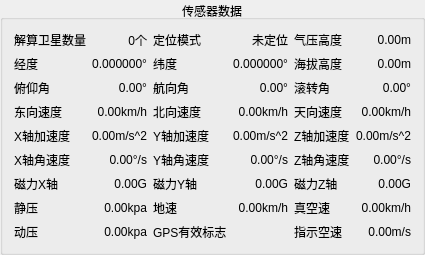
          <widget class="QGroupBox" name="groupBox_5">
           <property name="title">
            <string>传感器数据</string>
           </property>
           <property name="alignment">
            <set>Qt::AlignCenter</set>
           </property>
           <property name="flat">
            <bool>true</bool>
           </property>
           <layout class="QGridLayout" name="gridLayout_4">
            <item row="0" column="0">
             <widget class="QLabel" name="label_55">
              <property name="text">
               <string>解算卫星数量</string>
              </property>
             </widget>
            </item>
            <item row="0" column="1">
             <widget class="QLabel" name="label_56">
              <property name="text">
               <string>0个</string>
              </property>
              <property name="alignment">
               <set>Qt::AlignRight|Qt::AlignTrailing|Qt::AlignVCenter</set>
              </property>
             </widget>
            </item>
            <item row="0" column="2">
             <widget class="QLabel" name="label_57">
              <property name="text">
               <string>定位模式</string>
              </property>
             </widget>
            </item>
            <item row="0" column="3">
             <widget class="QLabel" name="label_58">
              <property name="text">
               <string>未定位</string>
              </property>
              <property name="alignment">
               <set>Qt::AlignRight|Qt::AlignTrailing|Qt::AlignVCenter</set>
              </property>
             </widget>
            </item>
            <item row="0" column="4">
             <widget class="QLabel" name="label_59">
              <property name="text">
               <string>气压高度</string>
              </property>
             </widget>
            </item>
            <item row="0" column="5">
             <widget class="QLabel" name="label_60">
              <property name="text">
               <string>0.00m</string>
              </property>
              <property name="alignment">
               <set>Qt::AlignRight|Qt::AlignTrailing|Qt::AlignVCenter</set>
              </property>
             </widget>
            </item>
            <item row="1" column="0">
             <widget class="QLabel" name="label_61">
              <property name="text">
               <string>经度</string>
              </property>
             </widget>
            </item>
            <item row="1" column="1">
             <widget class="QLabel" name="label_62">
              <property name="text">
               <string>0.000000°</string>
              </property>
              <property name="alignment">
               <set>Qt::AlignRight|Qt::AlignTrailing|Qt::AlignVCenter</set>
              </property>
             </widget>
            </item>
            <item row="1" column="2">
             <widget class="QLabel" name="label_63">
              <property name="text">
               <string>纬度</string>
              </property>
             </widget>
            </item>
            <item row="1" column="3">
             <widget class="QLabel" name="label_64">
              <property name="text">
               <string>0.000000°</string>
              </property>
              <property name="alignment">
               <set>Qt::AlignRight|Qt::AlignTrailing|Qt::AlignVCenter</set>
              </property>
             </widget>
            </item>
            <item row="1" column="4">
             <widget class="QLabel" name="label_65">
              <property name="text">
               <string>海拔高度</string>
              </property>
             </widget>
            </item>
            <item row="1" column="5">
             <widget class="QLabel" name="label_66">
              <property name="text">
               <string>0.00m</string>
              </property>
              <property name="alignment">
               <set>Qt::AlignRight|Qt::AlignTrailing|Qt::AlignVCenter</set>
              </property>
             </widget>
            </item>
            <item row="2" column="0">
             <widget class="QLabel" name="label_67">
              <property name="text">
               <string>俯仰角</string>
              </property>
             </widget>
            </item>
            <item row="2" column="1">
             <widget class="QLabel" name="label_68">
              <property name="text">
               <string>0.00°</string>
              </property>
              <property name="alignment">
               <set>Qt::AlignRight|Qt::AlignTrailing|Qt::AlignVCenter</set>
              </property>
             </widget>
            </item>
            <item row="2" column="2">
             <widget class="QLabel" name="label_69">
              <property name="text">
               <string>航向角</string>
              </property>
             </widget>
            </item>
            <item row="2" column="3">
             <widget class="QLabel" name="label_70">
              <property name="text">
               <string>0.00°</string>
              </property>
              <property name="alignment">
               <set>Qt::AlignRight|Qt::AlignTrailing|Qt::AlignVCenter</set>
              </property>
             </widget>
            </item>
            <item row="2" column="4">
             <widget class="QLabel" name="label_71">
              <property name="text">
               <string>滚转角</string>
              </property>
             </widget>
            </item>
            <item row="2" column="5">
             <widget class="QLabel" name="label_72">
              <property name="text">
               <string>0.00°</string>
              </property>
              <property name="alignment">
               <set>Qt::AlignRight|Qt::AlignTrailing|Qt::AlignVCenter</set>
              </property>
             </widget>
            </item>
            <item row="3" column="0">
             <widget class="QLabel" name="label_73">
              <property name="text">
               <string>东向速度</string>
              </property>
             </widget>
            </item>
            <item row="3" column="1">
             <widget class="QLabel" name="label_74">
              <property name="text">
               <string>0.00km/h</string>
              </property>
              <property name="alignment">
               <set>Qt::AlignRight|Qt::AlignTrailing|Qt::AlignVCenter</set>
              </property>
             </widget>
            </item>
            <item row="3" column="2">
             <widget class="QLabel" name="label_75">
              <property name="text">
               <string>北向速度</string>
              </property>
             </widget>
            </item>
            <item row="3" column="3">
             <widget class="QLabel" name="label_76">
              <property name="text">
               <string>0.00km/h</string>
              </property>
              <property name="alignment">
               <set>Qt::AlignRight|Qt::AlignTrailing|Qt::AlignVCenter</set>
              </property>
             </widget>
            </item>
            <item row="3" column="4">
             <widget class="QLabel" name="label_77">
              <property name="text">
               <string>天向速度</string>
              </property>
             </widget>
            </item>
            <item row="3" column="5">
             <widget class="QLabel" name="label_78">
              <property name="text">
               <string>0.00km/h</string>
              </property>
              <property name="alignment">
               <set>Qt::AlignRight|Qt::AlignTrailing|Qt::AlignVCenter</set>
              </property>
             </widget>
            </item>
            <item row="4" column="0">
             <widget class="QLabel" name="label_79">
              <property name="text">
               <string>X轴加速度</string>
              </property>
             </widget>
            </item>
            <item row="4" column="1">
             <widget class="QLabel" name="label_80">
              <property name="text">
               <string>0.00m/s^2</string>
              </property>
              <property name="alignment">
               <set>Qt::AlignRight|Qt::AlignTrailing|Qt::AlignVCenter</set>
              </property>
             </widget>
            </item>
            <item row="4" column="2">
             <widget class="QLabel" name="label_81">
              <property name="text">
               <string>Y轴加速度</string>
              </property>
             </widget>
            </item>
            <item row="4" column="3">
             <widget class="QLabel" name="label_82">
              <property name="text">
               <string>0.00m/s^2</string>
              </property>
              <property name="alignment">
               <set>Qt::AlignRight|Qt::AlignTrailing|Qt::AlignVCenter</set>
              </property>
             </widget>
            </item>
            <item row="4" column="4">
             <widget class="QLabel" name="label_83">
              <property name="text">
               <string>Z轴加速度</string>
              </property>
             </widget>
            </item>
            <item row="4" column="5">
             <widget class="QLabel" name="label_84">
              <property name="text">
               <string>0.00m/s^2</string>
              </property>
              <property name="alignment">
               <set>Qt::AlignRight|Qt::AlignTrailing|Qt::AlignVCenter</set>
              </property>
             </widget>
            </item>
            <item row="5" column="0">
             <widget class="QLabel" name="label_85">
              <property name="text">
               <string>X轴角速度</string>
              </property>
             </widget>
            </item>
            <item row="5" column="1">
             <widget class="QLabel" name="label_86">
              <property name="text">
               <string>0.00°/s</string>
              </property>
              <property name="alignment">
               <set>Qt::AlignRight|Qt::AlignTrailing|Qt::AlignVCenter</set>
              </property>
             </widget>
            </item>
            <item row="5" column="2">
             <widget class="QLabel" name="label_87">
              <property name="text">
               <string>Y轴角速度</string>
              </property>
             </widget>
            </item>
            <item row="5" column="3">
             <widget class="QLabel" name="label_88">
              <property name="text">
               <string>0.00°/s</string>
              </property>
              <property name="alignment">
               <set>Qt::AlignRight|Qt::AlignTrailing|Qt::AlignVCenter</set>
              </property>
             </widget>
            </item>
            <item row="5" column="4">
             <widget class="QLabel" name="label_89">
              <property name="text">
               <string>Z轴角速度</string>
              </property>
             </widget>
            </item>
            <item row="5" column="5">
             <widget class="QLabel" name="label_90">
              <property name="text">
               <string>0.00°/s</string>
              </property>
              <property name="alignment">
               <set>Qt::AlignRight|Qt::AlignTrailing|Qt::AlignVCenter</set>
              </property>
             </widget>
            </item>
            <item row="6" column="0">
             <widget class="QLabel" name="label_91">
              <property name="text">
               <string>磁力X轴</string>
              </property>
             </widget>
            </item>
            <item row="6" column="1">
             <widget class="QLabel" name="label_92">
              <property name="text">
               <string>0.00G</string>
              </property>
              <property name="alignment">
               <set>Qt::AlignRight|Qt::AlignTrailing|Qt::AlignVCenter</set>
              </property>
             </widget>
            </item>
            <item row="6" column="2">
             <widget class="QLabel" name="label_93">
              <property name="text">
               <string>磁力Y轴</string>
              </property>
             </widget>
            </item>
            <item row="6" column="3">
             <widget class="QLabel" name="label_94">
              <property name="text">
               <string>0.00G</string>
              </property>
              <property name="alignment">
               <set>Qt::AlignRight|Qt::AlignTrailing|Qt::AlignVCenter</set>
              </property>
             </widget>
            </item>
            <item row="6" column="4">
             <widget class="QLabel" name="label_95">
              <property name="text">
               <string>磁力Z轴</string>
              </property>
             </widget>
            </item>
            <item row="6" column="5">
             <widget class="QLabel" name="label_96">
              <property name="text">
               <string>0.00G</string>
              </property>
              <property name="alignment">
               <set>Qt::AlignRight|Qt::AlignTrailing|Qt::AlignVCenter</set>
              </property>
             </widget>
            </item>
            <item row="7" column="0">
             <widget class="QLabel" name="label_97">
              <property name="text">
               <string>静压</string>
              </property>
             </widget>
            </item>
            <item row="7" column="1">
             <widget class="QLabel" name="label_98">
              <property name="text">
               <string>0.00kpa</string>
              </property>
              <property name="alignment">
               <set>Qt::AlignRight|Qt::AlignTrailing|Qt::AlignVCenter</set>
              </property>
             </widget>
            </item>
            <item row="7" column="2">
             <widget class="QLabel" name="label_99">
              <property name="text">
               <string>地速</string>
              </property>
             </widget>
            </item>
            <item row="7" column="3">
             <widget class="QLabel" name="label_100">
              <property name="text">
               <string>0.00km/h</string>
              </property>
              <property name="alignment">
               <set>Qt::AlignRight|Qt::AlignTrailing|Qt::AlignVCenter</set>
              </property>
             </widget>
            </item>
            <item row="7" column="4">
             <widget class="QLabel" name="label_101">
              <property name="text">
               <string>真空速</string>
              </property>
             </widget>
            </item>
            <item row="7" column="5">
             <widget class="QLabel" name="label_102">
              <property name="text">
               <string>0.00km/h</string>
              </property>
              <property name="alignment">
               <set>Qt::AlignRight|Qt::AlignTrailing|Qt::AlignVCenter</set>
              </property>
             </widget>
            </item>
            <item row="8" column="0">
             <widget class="QLabel" name="label_103">
              <property name="text">
               <string>动压</string>
              </property>
             </widget>
            </item>
            <item row="8" column="1">
             <widget class="QLabel" name="label_104">
              <property name="text">
               <string>0.00kpa</string>
              </property>
              <property name="alignment">
               <set>Qt::AlignRight|Qt::AlignTrailing|Qt::AlignVCenter</set>
              </property>
             </widget>
            </item>
            <item row="8" column="2">
             <widget class="QLabel" name="label_105">
              <property name="text">
               <string>GPS有效标志</string>
              </property>
             </widget>
            </item>
            <item row="8" column="3">
             <widget class="QLabel" name="label_106">
              <property name="text">
               <string/>
              </property>
              <property name="alignment">
               <set>Qt::AlignRight|Qt::AlignTrailing|Qt::AlignVCenter</set>
              </property>
             </widget>
            </item>
            <item row="8" column="4">
             <widget class="QLabel" name="label_107">
              <property name="text">
               <string>指示空速</string>
              </property>
             </widget>
            </item>
            <item row="8" column="5">
             <widget class="QLabel" name="label_108">
              <property name="text">
               <string>0.00m/s</string>
              </property>
              <property name="alignment">
               <set>Qt::AlignRight|Qt::AlignTrailing|Qt::AlignVCenter</set>
              </property>
             </widget>
            </item>
           </layout>
          </widget>
